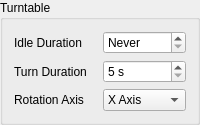
        <widget class="QGroupBox" name="TurntableGroup">
         <property name="title">
          <string>Turntable</string>
         </property>
         <layout class="QGridLayout" name="TurntableLayout">
          <item row="0" column="0">
           <widget class="QLabel" name="TurntableIdleDurationLabel">
            <property name="toolTip">
             <string>Choose how long the application waits without input before the model turns full screen, or never.</string>
            </property>
            <property name="buddy">
             <cstring>TurntableIdleDurationSpinBox</cstring>
            </property>
            <property name="text">
             <string>Idle Duration</string>
            </property>
           </widget>
          </item>
          <item row="0" column="1">
           <widget class="swRangeSpinBox" name="TurntableIdleDurationSpinBox">
            <property name="accessibleName">
             <string>Turntable Idle Duration</string>
            </property>
            <property name="toolTip">
             <string>Choose how long the application waits without input before the model turns full screen, or never.</string>
            </property>
            <property name="specialValueText">
             <string>Never</string>
            </property>
            <property name="suffix">
             <string> s</string>
            </property>
            <property name="minimum">
             <number>0</number>
            </property>
            <property name="maximum">
             <number>7200</number>
            </property>
            <property name="singleStep">
             <number>10</number>
            </property>
           </widget>
          </item>
          <item row="1" column="0">
           <widget class="QLabel" name="TurntableTurnTimeLabel">
            <property name="toolTip">
             <string>Choose how long the model takes for one full turn.</string>
            </property>
            <property name="buddy">
             <cstring>TurntableTurnTimeSpinBox</cstring>
            </property>
            <property name="text">
             <string>Turn Duration</string>
            </property>
           </widget>
          </item>
          <item row="1" column="1">
           <widget class="swRangeSpinBox" name="TurntableTurnTimeSpinBox">
            <property name="accessibleName">
             <string>Turntable Turn Duration</string>
            </property>
            <property name="toolTip">
             <string>Choose how long the model takes for one full turn.</string>
            </property>
            <property name="suffix">
             <string> s</string>
            </property>
            <property name="minimum">
             <number>5</number>
            </property>
            <property name="maximum">
             <number>600</number>
            </property>
           </widget>
          </item>
          <item row="2" column="0">
           <widget class="QLabel" name="TurntableAxisLabel">
            <property name="toolTip">
             <string>Choose the axis the model turns around, the z axis turns it upright like a turntable.</string>
            </property>
            <property name="buddy">
             <cstring>TurntableAxisCombo</cstring>
            </property>
            <property name="text">
             <string>Rotation Axis</string>
            </property>
           </widget>
          </item>
          <item row="2" column="1">
           <widget class="QComboBox" name="TurntableAxisCombo">
            <property name="accessibleName">
             <string>Turntable Rotation Axis</string>
            </property>
            <property name="toolTip">
             <string>Choose the axis the model turns around, the z axis turns it upright like a turntable.</string>
            </property>
            <item>
             <property name="text">
              <string>X Axis</string>
             </property>
            </item>
            <item>
             <property name="text">
              <string>Y Axis</string>
             </property>
            </item>
            <item>
             <property name="text">
              <string>Z Axis</string>
             </property>
            </item>
           </widget>
          </item>
         </layout>
        </widget>
